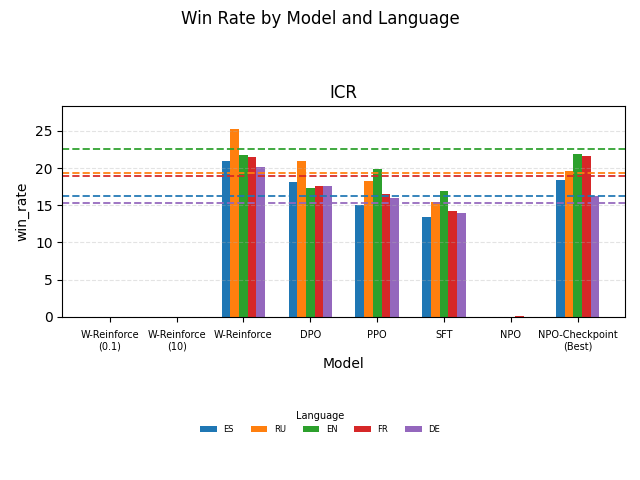
#> input picture visualisation/winrate_per_method_icr.png, 640 x 480 px, found by its file name
$ python combine_winrate_images.py
#> lines starting #> are read from the running program, lines starting #| are printed output that depends on the picture
#!/usr/bin/env python3
import argparse
import os

from PIL import Image


DEFAULT_INPUTS = [
    "visualisation/winrate_per_method_icr.png",
    "visualisation/winrate_per_method_lacomsa.png",
    "visualisation/winrate_per_method_mapo.png",
]
DEFAULT_OUTPUT = "visualisation/combined_winrate_per_method.png"


def combine_horizontally(image_paths, output_path, bg_color=(255, 255, 255)):
    images = [Image.open(path).convert("RGB") for path in image_paths]
    try:
        target_height = max(img.height for img in images)
        resized_images = []
        total_width = 0

        for img in images:
            if img.height != target_height:
                ratio = target_height / img.height
                new_width = int(round(img.width * ratio))
                img = img.resize((new_width, target_height), Image.Resampling.LANCZOS)
            resized_images.append(img)
            total_width += img.width

        canvas = Image.new("RGB", (total_width, target_height), color=bg_color)

        x = 0
        for img in resized_images:
            canvas.paste(img, (x, 0))
            x += img.width

        os.makedirs(os.path.dirname(output_path), exist_ok=True)
        canvas.save(output_path)
        print(f"Saved combined image: {output_path}")
    finally:
        for img in images:
            img.close()


def main():
    parser = argparse.ArgumentParser(description="Combine three win-rate PNGs horizontally.")
    parser.add_argument("--inputs", nargs="+", default=DEFAULT_INPUTS)
    parser.add_argument("--output", default=DEFAULT_OUTPUT)
    args = parser.parse_args()

    for path in args.inputs:
        if not os.path.exists(path):
            raise FileNotFoundError(f"Missing input image: {path}")

    combine_horizontally(args.inputs, args.output)
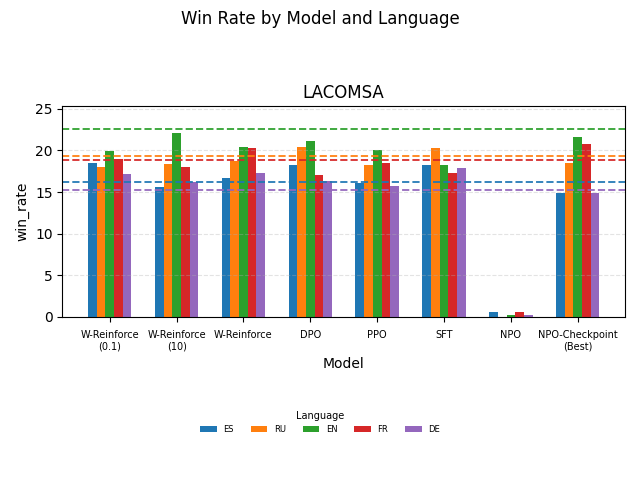
#> input picture visualisation/winrate_per_method_lacomsa.png, 640 x 480 px, found by its file name
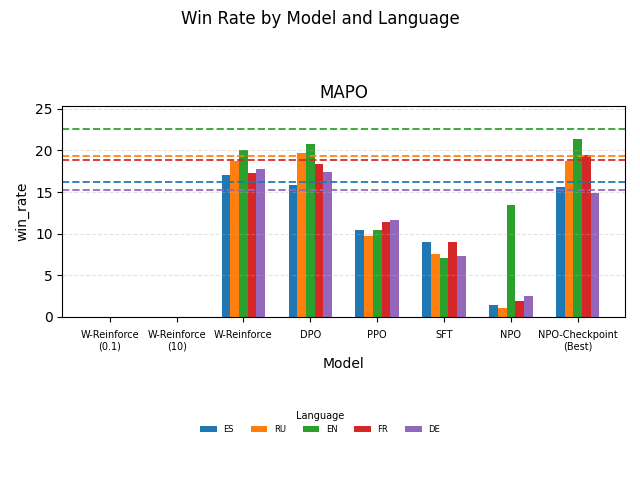
#> input picture visualisation/winrate_per_method_mapo.png, 640 x 480 px, found by its file name
#> in combine_horizontally, `images = [Image.open(path).convert("RGB") for path in image_paths]`: images = 3 items
#> in combine_horizontally, `target_height = max(img.height for img in images)`: target_height = 480
#> the loop in combine_horizontally, `for img in images:` made 3 passes
#> total_width on passes 1 to 3: 640, 1280, 1920
#> after the loop in combine_horizontally, `for img in images:`: resized_images = 3 items; total_width = 1920
#> in combine_horizontally, `canvas = Image.new("RGB", (total_width, target_height), color=bg_color)`: canvas: PIL image 1920x480 RGB; every value is 255
#> the loop in combine_horizontally, `for img in resized_images:` made 3 passes
#> after the loop in combine_horizontally, `for img in resized_images:`:
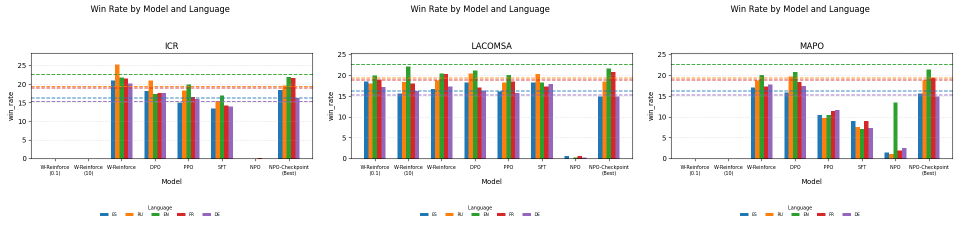
#> canvas: PIL image 1920x480 RGB (shown at 1/2 size); mean R, G, B 236.4, 233.1, 230.4
#> the loop in combine_horizontally, `for img in images:` made 3 passes


if __name__ == "__main__":
    main()
